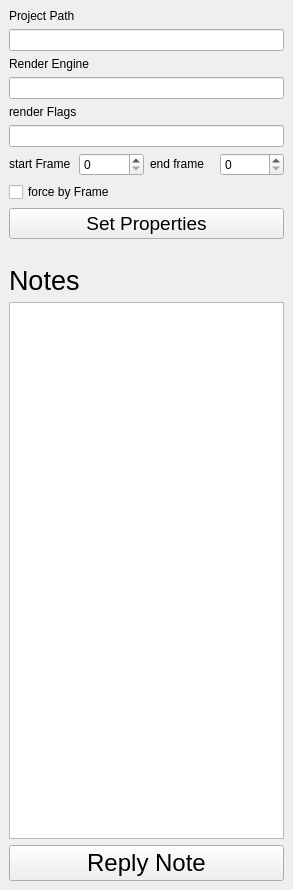
<?xml version="1.0" encoding="UTF-8"?>
<ui version="4.0">
 <class>renderSettings_dockWidget</class>
 <widget class="QDockWidget" name="renderSettings_dockWidget">
  <property name="geometry">
   <rect>
    <x>0</x>
    <y>0</y>
    <width>293</width>
    <height>890</height>
   </rect>
  </property>
  <property name="windowTitle">
   <string>DockWidget</string>
  </property>
  <widget class="QWidget" name="renderSettings_Widget">
   <layout class="QVBoxLayout" name="verticalLayout">
    <item>
     <layout class="QVBoxLayout" name="setingsLayout">
      <item>
       <widget class="QLabel" name="projectPathLabel">
        <property name="maximumSize">
         <size>
          <width>16777215</width>
          <height>30</height>
         </size>
        </property>
        <property name="text">
         <string>Project Path</string>
        </property>
       </widget>
      </item>
      <item>
       <widget class="QLineEdit" name="projectPathLineEdit"/>
      </item>
      <item>
       <widget class="QLabel" name="renderEngineLabel">
        <property name="maximumSize">
         <size>
          <width>16777215</width>
          <height>30</height>
         </size>
        </property>
        <property name="text">
         <string>Render Engine</string>
        </property>
       </widget>
      </item>
      <item>
       <widget class="QLineEdit" name="renderEngineLineEdit"/>
      </item>
      <item>
       <widget class="QLabel" name="renderFlagsLabel">
        <property name="maximumSize">
         <size>
          <width>16777215</width>
          <height>30</height>
         </size>
        </property>
        <property name="text">
         <string>render Flags</string>
        </property>
       </widget>
      </item>
      <item>
       <widget class="QLineEdit" name="renderFlagsLineEdit"/>
      </item>
      <item>
       <layout class="QHBoxLayout" name="frameRangeLayout" stretch="0,0,0,0">
        <property name="sizeConstraint">
         <enum>QLayout::SetDefaultConstraint</enum>
        </property>
        <item>
         <widget class="QLabel" name="startFrameLabel">
          <property name="sizePolicy">
           <sizepolicy hsizetype="Preferred" vsizetype="Maximum">
            <horstretch>0</horstretch>
            <verstretch>0</verstretch>
           </sizepolicy>
          </property>
          <property name="maximumSize">
           <size>
            <width>16777215</width>
            <height>20</height>
           </size>
          </property>
          <property name="text">
           <string>start Frame</string>
          </property>
         </widget>
        </item>
        <item>
         <widget class="QSpinBox" name="startFrameSpinBox">
          <property name="sizePolicy">
           <sizepolicy hsizetype="Minimum" vsizetype="Maximum">
            <horstretch>0</horstretch>
            <verstretch>0</verstretch>
           </sizepolicy>
          </property>
         </widget>
        </item>
        <item>
         <widget class="QLabel" name="endFrameLabel">
          <property name="sizePolicy">
           <sizepolicy hsizetype="Preferred" vsizetype="Maximum">
            <horstretch>0</horstretch>
            <verstretch>0</verstretch>
           </sizepolicy>
          </property>
          <property name="maximumSize">
           <size>
            <width>16777215</width>
            <height>20</height>
           </size>
          </property>
          <property name="text">
           <string>end frame</string>
          </property>
         </widget>
        </item>
        <item>
         <widget class="QSpinBox" name="endFrameSpinBox">
          <property name="sizePolicy">
           <sizepolicy hsizetype="Minimum" vsizetype="Maximum">
            <horstretch>0</horstretch>
            <verstretch>0</verstretch>
           </sizepolicy>
          </property>
         </widget>
        </item>
       </layout>
      </item>
      <item>
       <widget class="QCheckBox" name="forceCheckBox">
        <property name="sizePolicy">
         <sizepolicy hsizetype="Minimum" vsizetype="Maximum">
          <horstretch>0</horstretch>
          <verstretch>0</verstretch>
         </sizepolicy>
        </property>
        <property name="maximumSize">
         <size>
          <width>16777215</width>
          <height>50</height>
         </size>
        </property>
        <property name="text">
         <string>force by Frame</string>
        </property>
       </widget>
      </item>
      <item>
       <widget class="QPushButton" name="setProperties_pushButton">
        <property name="sizePolicy">
         <sizepolicy hsizetype="Minimum" vsizetype="Maximum">
          <horstretch>0</horstretch>
          <verstretch>0</verstretch>
         </sizepolicy>
        </property>
        <property name="maximumSize">
         <size>
          <width>1000</width>
          <height>100</height>
         </size>
        </property>
        <property name="font">
         <font>
          <pointsize>14</pointsize>
         </font>
        </property>
        <property name="text">
         <string>Set Properties</string>
        </property>
       </widget>
      </item>
      <item>
       <spacer name="verticalSpacer">
        <property name="orientation">
         <enum>Qt::Vertical</enum>
        </property>
        <property name="sizeType">
         <enum>QSizePolicy::Fixed</enum>
        </property>
        <property name="sizeHint" stdset="0">
         <size>
          <width>20</width>
          <height>20</height>
         </size>
        </property>
       </spacer>
      </item>
      <item>
       <widget class="QLabel" name="notes_label">
        <property name="font">
         <font>
          <pointsize>20</pointsize>
         </font>
        </property>
        <property name="text">
         <string>Notes</string>
        </property>
       </widget>
      </item>
      <item>
       <widget class="QTextBrowser" name="notes_textBrowser">
        <property name="sizePolicy">
         <sizepolicy hsizetype="Expanding" vsizetype="Expanding">
          <horstretch>0</horstretch>
          <verstretch>0</verstretch>
         </sizepolicy>
        </property>
       </widget>
      </item>
      <item>
       <widget class="QPushButton" name="replyNote_pushButton">
        <property name="sizePolicy">
         <sizepolicy hsizetype="Minimum" vsizetype="Preferred">
          <horstretch>0</horstretch>
          <verstretch>0</verstretch>
         </sizepolicy>
        </property>
        <property name="maximumSize">
         <size>
          <width>16777215</width>
          <height>300</height>
         </size>
        </property>
        <property name="font">
         <font>
          <pointsize>18</pointsize>
         </font>
        </property>
        <property name="text">
         <string>Reply Note</string>
        </property>
       </widget>
      </item>
     </layout>
    </item>
   </layout>
  </widget>
 </widget>
 <resources/>
 <connections/>
</ui>
